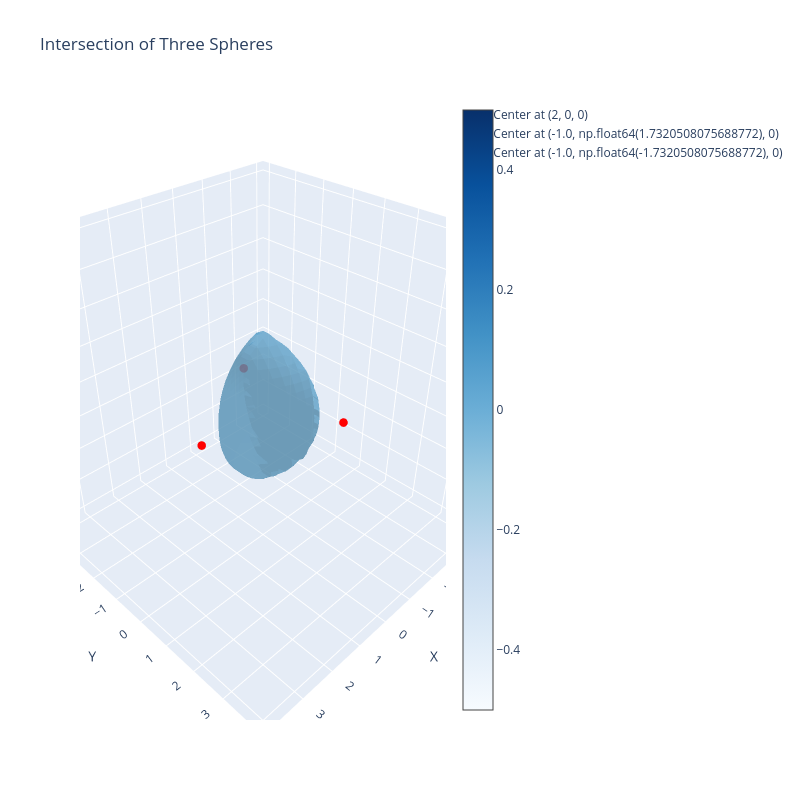

Notebook code cell kept with this figure:
### Code cell
import plotly.graph_objects as go
import numpy as np

# Parameters
R = 2  # Radius of the large sphere on which the centers lie
r = 3  # Radius of the three small spheres

# Centers of the three small spheres
centers = [(R, 0, 0), (-R / 2, R * np.sqrt(3) / 2, 0), (-R / 2, -R * np.sqrt(3) / 2, 0)]

# Create a grid
x, y, z = np.mgrid[-4:4:40j, -4:4:40j, -4:4:40j]

# Define the three spheres
sphere1 = (x - centers[0][0]) ** 2 + (y - centers[0][1]) ** 2 + z**2 - r**2
sphere2 = (x - centers[1][0]) ** 2 + (y - centers[1][1]) ** 2 + z**2 - r**2
sphere3 = (x - centers[2][0]) ** 2 + (y - centers[2][1]) ** 2 + z**2 - r**2

# Create the intersection (where all three spheres are <= 0)
intersection = np.maximum(np.maximum(sphere1, sphere2), sphere3)

# Create the figure
fig = go.Figure(
    data=go.Isosurface(
        x=x.flatten(),
        y=y.flatten(),
        z=z.flatten(),
        value=intersection.flatten(),
        isomin=0,
        isomax=0,
        caps=dict(x_show=False, y_show=False, z_show=False),
        surface_count=1,
        colorscale="Blues",
        opacity=0.6,
    )
)

# Add the centers for reference
for center in centers:
    fig.add_trace(
        go.Scatter3d(
            x=[center[0]],
            y=[center[1]],
            z=[center[2]],
            mode="markers",
            marker=dict(size=5, color="red"),
            name=f"Center at {center}",
        )
    )

# Update layout
fig.update_layout(
    title="Intersection of Three Spheres",
    scene=dict(xaxis_title="X", yaxis_title="Y", zaxis_title="Z", aspectmode="data"),
    width=800,
    height=800,
)

fig.show()

### Figure 1 — Plotly figure (JSON) as saved in the notebook; plotly's stock layout.template omitted (floating-point values rounded to 4 significant figures; data arrays with more than 128 entries replaced by an {"elided": "..."} marker saying what was removed)
{"data": [{"caps": {"x": {"show": false}, "y": {"show": false}, "z": {"show": false}}, "colorscale": [[0, "rgb(247,251,255)"], [0.125, "rgb(222,235,247)"], [0.25, "rgb(198,219,239)"], [0.375, "rgb(158,202,225)"], [0.5, "rgb(107,174,214)"], [0.625, "rgb(66,146,198)"], [0.75, "rgb(33,113,181)"], [0.875, "rgb(8,81,156)"], [1, "rgb(8,48,107)"]], "isomax": 0, "isomin": 0, "opacity": 0.6, "surface": {"count": 1}, "type": "isosurface", "value": {"elided": "64000 float values"}, "x": {"elided": "64000 float values"}, "y": {"elided": "64000 float values"}, "z": {"elided": "64000 float values"}}, {"marker": {"color": "red", "size": 5}, "mode": "markers", "name": "Center at (2, 0, 0)", "type": "scatter3d", "x": [2], "y": [0], "z": [0]}, {"marker": {"color": "red", "size": 5}, "mode": "markers", "name": "Center at (-1.0, np.float64(1.7320508075688772), 0)", "type": "scatter3d", "x": [-1], "y": [1.732], "z": [0]}, {"marker": {"color": "red", "size": 5}, "mode": "markers", "name": "Center at (-1.0, np.float64(-1.7320508075688772), 0)", "type": "scatter3d", "x": [-1], "y": [-1.732], "z": [0]}], "layout": {"height": 800, "scene": {"aspectmode": "data", "xaxis": {"title": {"text": "X"}}, "yaxis": {"title": {"text": "Y"}}, "zaxis": {"title": {"text": "Z"}}}, "title": {"text": "Intersection of Three Spheres"}, "width": 800}}
